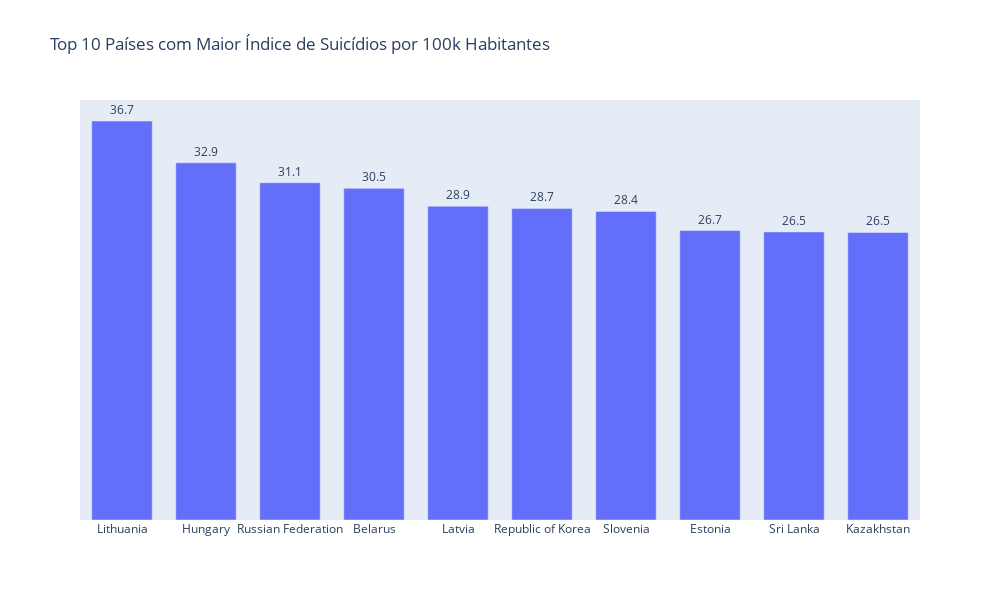

Here is the notebook cell this chart was saved with:
### Code cell
# Agrupar os dados por país e calcular a média da taxa de suicídios por 100k habitantes
grouped_data_rate = dados_ajustados.groupby('CountryName')['DeathRatePer100K'].mean().reset_index()

# Ordenar os países pelo índice de suicídios por 100k habitantes em ordem decrescente e pegar os 10 primeiros
top_10_countries_rate = grouped_data_rate.sort_values(by='DeathRatePer100K', ascending=False).head(10)

# Função para formatar os valores com uma casa decimal
def format_rate(value):
    return f'{value:.1f}'  # Formatar com uma casa decimal

# Aplicar a formatação dos valores para a taxa de suicídios
top_10_countries_rate['formatted_values'] = top_10_countries_rate['DeathRatePer100K'].apply(format_rate)

# Criar o gráfico de barras para os 10 países com maior índice de suicídios por 100k habitantes
fig = px.bar(top_10_countries_rate, x='CountryName', y='DeathRatePer100K',
             title='Top 10 Países com Maior Índice de Suicídios por 100k Habitantes')

# Atualizar o layout:
#
fig.update_layout(xaxis_title='', yaxis_visible=False, showlegend=False,
                  height=600, width=1000)  # Ajustar o tamanho do gráfico

# Adicionar os valores formatados do eixo Y diretamente nas barras
fig.update_traces(texttemplate='%{customdata}', textposition='outside',
                  customdata=top_10_countries_rate['formatted_values'])

# Ajustar o espaçamento das barras para que os dados apareçam corretamente
fig.update_layout(bargap=0.2, bargroupgap=0.1)

# Exibir o gráfico
fig.show()

### Figure 1 — Plotly figure (JSON) as saved in the notebook; plotly's stock layout.template omitted (floating-point values rounded to 4 significant figures)
{"data": [{"alignmentgroup": "True", "customdata": ["36.7", "32.9", "31.1", "30.5", "28.9", "28.7", "28.4", "26.7", "26.5", "26.5"], "hovertemplate": "CountryName=%{x}<br>DeathRatePer100K=%{y}<extra></extra>", "legendgroup": "", "marker": {"color": "#636efa", "pattern": {"shape": ""}}, "name": "", "offsetgroup": "", "orientation": "v", "showlegend": false, "textposition": "outside", "texttemplate": "%{customdata}", "type": "bar", "x": ["Lithuania", "Hungary", "Russian Federation", "Belarus", "Latvia", "Republic of Korea", "Slovenia", "Estonia", "Sri Lanka", "Kazakhstan"], "xaxis": "x", "y": [36.75, 32.89, 31.07, 30.54, 28.9, 28.7, 28.42, 26.66, 26.53, 26.48], "yaxis": "y"}], "layout": {"bargap": 0.2, "bargroupgap": 0.1, "barmode": "relative", "height": 600, "legend": {"tracegroupgap": 0}, "showlegend": false, "title": {"text": "Top 10 Países com Maior Índice de Suicídios por 100k Habitantes"}, "width": 1000, "xaxis": {"anchor": "y", "domain": [0, 1], "title": {"text": ""}}, "yaxis": {"anchor": "x", "domain": [0, 1], "title": {"text": "DeathRatePer100K"}, "visible": false}}}
